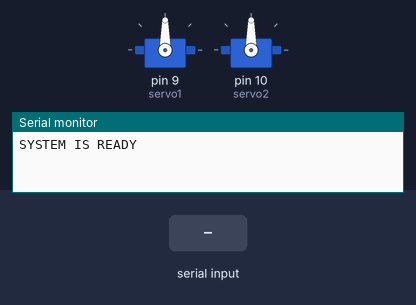
The sketch below on a simulated Arduino Uno, built with avr-gcc and run on an emulated ATmega328P. Parts: 2 × servo, the last lines printed to the serial monitor. Inputs (shaded band) come from the test bench.

Above: at 1.2 s.
1.3 s: "OPEN_ENTRY_GATE\n" received over Serial
At 2.1 s:
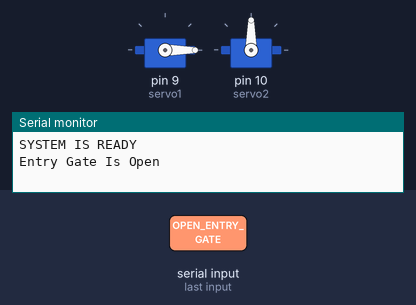
2.8 s: "OPEN_EXIT_GATE\n" received over Serial
At 3.2 s:
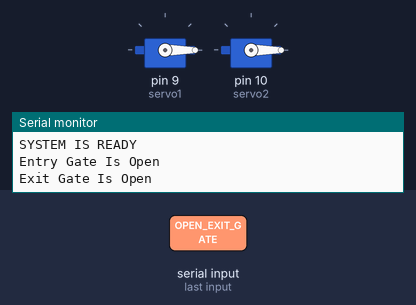
At 12.1 s:
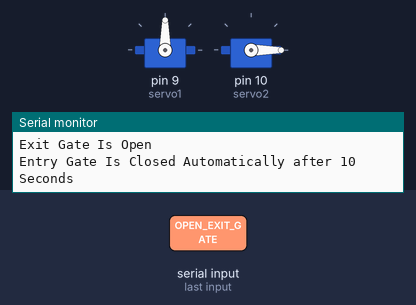
Timing chart, 0 to 12.8 s (numbered marks = the images above; inputs shaded):
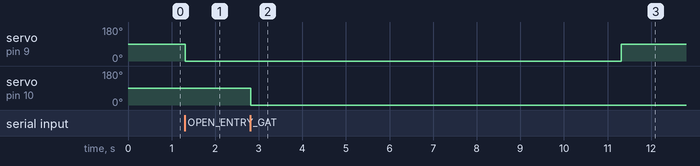

Measured:
- after the input at 1.3 s, servo on pin 9 (servo1): 90° → 0° at once
- after the input at 2.8 s, servo on pin 10 (servo2): 90° → 0° at once

The sketch:

ParkifyGatesCode.ino
```cpp
#include <Servo.h>
Servo servo1;
Servo servo2;
String command = "";

bool EntryGateInOpen = false;
bool ExitGateInOpen = false;
unsigned long EntryGateInOpenTime = 0;
unsigned long ExitGateInOpenTime = 0;

void setup() {
  Serial.begin(9600);

  servo1.attach(9);
  servo2.attach(10);

  servo1.write(90);
  servo2.write(90);

  Serial.println("SYSTEM IS READY");
}

void loop() {
  if (Serial.available()) {
    command = Serial.readStringUntil('\n');
    command.trim();

    if (command == "OPEN_ENTRY_GATE") {
      servo1.write(0);
      EntryGateInOpen = true;
      EntryGateInOpenTime = millis();
      Serial.println("Entry Gate Is Open");
    }

    else if (command == "OPEN_EXIT_GATE") {
      servo2.write(0);
      ExitGateInOpen = true;
      ExitGateInOpenTime = millis();
      Serial.println("Exit Gate Is Open");
    }
  }


  if (EntryGateInOpen && (millis() - EntryGateInOpenTime >= 10000)) {
    servo1.write(90);
    EntryGateInOpen = false;
    Serial.println("Entry Gate Is Closed Automatically after 10 Seconds");
  }


  if (ExitGateInOpen && (millis() - ExitGateInOpenTime >= 10000)) {
    servo2.write(90);
    ExitGateInOpen = false;
    Serial.println("Exit Gate Is Closed Automatically after 10 Seconds");
  }
}
```
